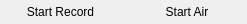
<?xml version="1.0" encoding="UTF-8"?>
<ui version="4.0">
 <class>MenuBarWidget</class>
 <widget class="QWidget" name="MenuBarWidget">
  <property name="geometry">
   <rect>
    <x>0</x>
    <y>0</y>
    <width>247</width>
    <height>24</height>
   </rect>
  </property>
  <property name="windowTitle">
   <string>Form</string>
  </property>
  <layout class="QHBoxLayout" name="horizontalLayout">
   <property name="leftMargin">
    <number>0</number>
   </property>
   <property name="topMargin">
    <number>0</number>
   </property>
   <property name="rightMargin">
    <number>0</number>
   </property>
   <property name="bottomMargin">
    <number>0</number>
   </property>
   <item>
    <widget class="MenuIndicator" name="startRecordBtn">
     <property name="text">
      <string>Start Record</string>
     </property>
     <property name="icon">
      <iconset resource="icons.qrc">
       <normaloff>:/green.ico</normaloff>:/green.ico</iconset>
     </property>
     <property name="flat">
      <bool>true</bool>
     </property>
    </widget>
   </item>
   <item>
    <widget class="MenuIndicator" name="startAirBtn">
     <property name="text">
      <string>Start Air</string>
     </property>
     <property name="icon">
      <iconset resource="icons.qrc">
       <normaloff>:/green.ico</normaloff>:/green.ico</iconset>
     </property>
     <property name="flat">
      <bool>true</bool>
     </property>
    </widget>
   </item>
  </layout>
 </widget>
 <customwidgets>
  <customwidget>
   <class>MenuIndicator</class>
   <extends>QPushButton</extends>
   <header>menuindicator.h</header>
  </customwidget>
 </customwidgets>
 <resources>
  <include location="icons.qrc"/>
 </resources>
 <connections/>
</ui>
